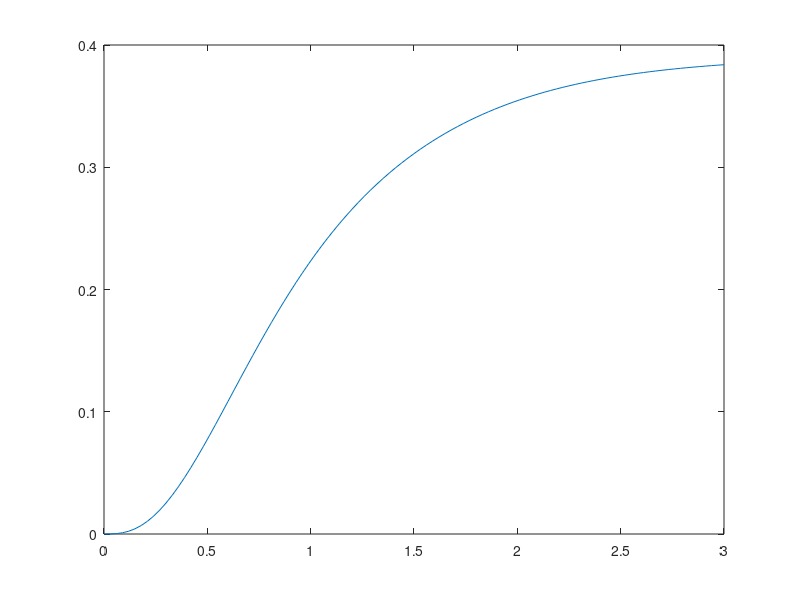

Here is the MATLAB script that generated this plot: (Note: this script raises an error after producing the figure.)
% define individual numerator transfer functions
N1=tf(10,1);
N2=tf([1 5],1);
% define individual denominator transfer functions
D1=tf(1,[1 2]);
D2=tf(1,[1 8 32]);
% define total transfer function
G=N1*N2*D1*D1*D2;

% evaluate transfer function for unit step response
[Y, T] = step(G);
figure(1);
plot(T, Y);

% get response characterisitcs
S=stepinfo(G);

% generate bode plot with individual and total responses
figure(2);
bode(N1,N2,D1,D1,D2,G);
